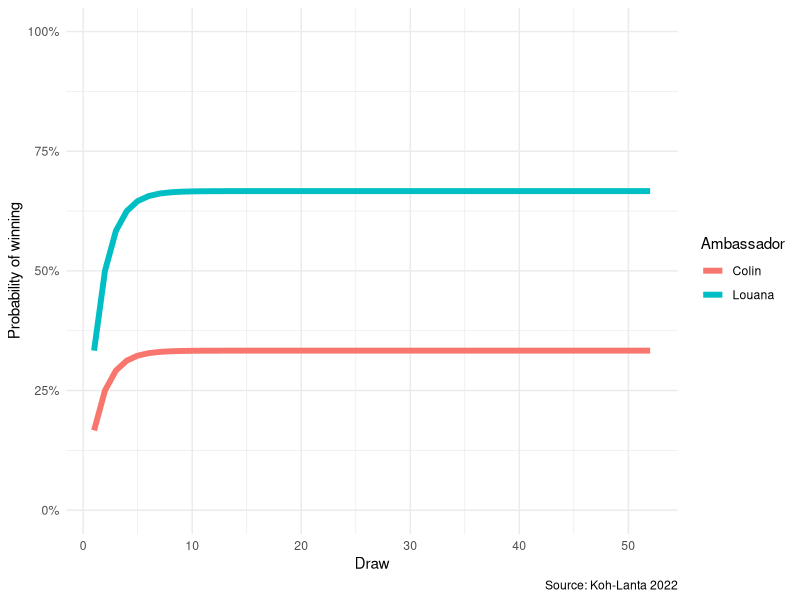
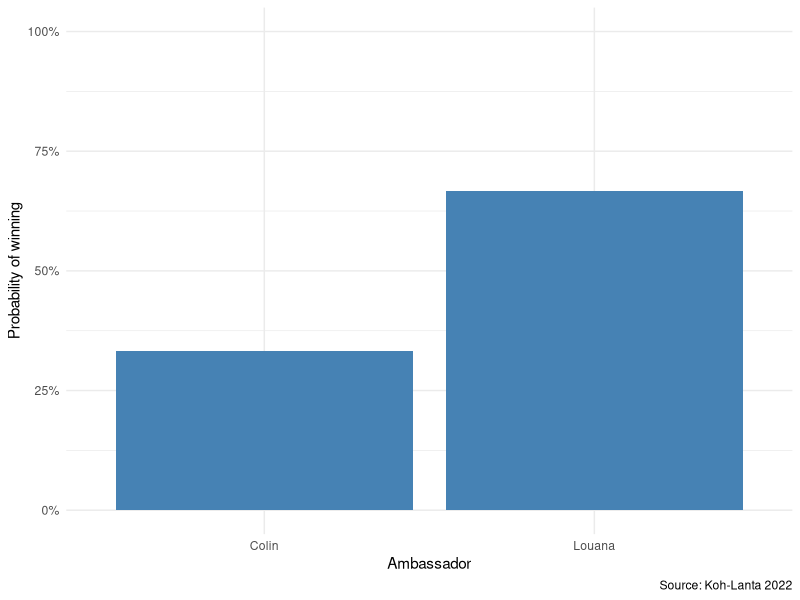

These figures' R source, in order:
## ---- chunk 1
knitr::opts_chunk$set(
  fig.align = "center",
  out.width = "100%",
  tidy = "styler",
  warning = FALSE,
  message = FALSE
)

set.seed(42)
## ---- chunk 2
p_c <- 1/3
p_l <- 1/2
q_c <- (1 - p_c)
q_l <- (1 - p_l)
## ---- chunk 3
# Louana winning on first draw
l_win <- q_c * p_l
l_win
## ---- chunk 4
# Colin winning on first draw
c_win <- q_l * p_c
c_win
## ---- chunk 5
# Louana winning on second draw
tie <- (p_c * p_l) + (q_c * q_l)

l_win2 <- tie * l_win
l_win2

# Colin winning on second draw
c_win2 <- tie * c_win
c_win2
## ---- chunk 6
# Louana winning on third draw
l_win3 <- (tie^2) * l_win
l_win3

# Colin winning on third draw
c_win3 <- (tie^2) * c_win
c_win3
## ---- chunk 7
# Louana winning on draw 1, 2 or 3
l_win_tot <- l_win + l_win2 + l_win3
l_win_tot

# Colin winning on draw 1, 2 or 3
c_win_tot <- c_win + c_win2 + c_win3
c_win_tot
## ---- chunk 8
# Louana winning
l_win_tot <- ((tie^0) * l_win) +
  ((tie^1) * l_win) +
  ((tie^2) * l_win) +
  ((tie^3) * l_win) +
  ((tie^4) * l_win)

l_win_tot

# Colin winning
c_win_tot <- ((tie^0) * c_win) +
  ((tie^1) * c_win) +
  ((tie^2) * c_win) +
  ((tie^3) * c_win) +
  ((tie^4) * c_win)

c_win_tot
## ---- chunk 9
n_draws <- 100 # number of draws
l_win_tot <- c() # set empty vector

for (i in 1:n_draws) {
  l_win_tot[i] <- ((tie^(i - 1)) * l_win) # prob of Louana winning up to n_draws
  print(paste0("Draw ", i, ": ", sum(l_win_tot))) # print sum of winning up to n_draws
}
## ---- chunk 10
n_draws <- 9999 # initial number of draws, set intentionally to a high number
p_tie <- c() # set empty vector for prob of ties
l_win_tot <- c() # set empty vector for prob of Louana winning

# find number of necessary draws:
for (i in 1:n_draws) {
  p_tie[i] <- tie^i # prob of tie for each draw
  limit_ndraws <- sum(p_tie > 2.2e-16) # number of necessary draws
}

# compute Louana winning probabilities with the smallest number of necessary draws
for (i in 1:limit_ndraws) {
  l_win_tot[i] <- ((tie^(i - 1)) * l_win) # prob of Louana winning up to limited number of draws
  print(paste0("Draw ", i, ": ", sum(l_win_tot))) # sum of winning up to limited number of draws
}
## ---- chunk 11
sum(l_win_tot)
## ---- chunk 12
c_win_tot <- 1 - sum(l_win_tot)
c_win_tot
## ---- chunk 13
c_win_tot <- c() # set empty vector for prob of Colin winning

# compute Colin winning probabilities with the smallest number of necessary draws
for (i in 1:limit_ndraws) {
  c_win_tot[i] <- ((tie^(i - 1)) * c_win) # prob of Colin winning
  print(paste0("Draw ", i, ": ", sum(c_win_tot))) # print sum of winning
}
## ---- chunk 14
dat <- data.frame(Draw = rep(1:limit_ndraws, 2),
                  Probability = c(cumsum(l_win_tot), cumsum(c_win_tot)),
                  Ambassador = c(rep("Louana", limit_ndraws), rep("Colin", limit_ndraws))
                  )
## ---- chunk 15
# load package
library(ggplot2)

# plot
ggplot(dat) +
  aes(x = Draw, y = Probability, colour = Ambassador) +
  geom_line(linewidth = 2L) +
  labs(y = "Probability of winning",
       caption = "Source: Koh-Lanta 2022") +
  scale_y_continuous(labels = scales::percent_format(accuracy = 1), limits = c(0,1)) +
  theme_minimal()
## ---- chunk 16
# create dataset
dat_barplot <- data.frame(Ambassador = c("Louana", "Colin"), 
                          Probability=c(sum(l_win_tot), sum(c_win_tot))
                          )

# plot
ggplot(data=dat_barplot, aes(x=Ambassador, y=Probability)) +
  geom_bar(stat="identity", fill = "steelblue") +
  labs(y = "Probability of winning",
       caption = "Source: Koh-Lanta 2022") +
  scale_y_continuous(labels = scales::percent_format(accuracy = 1), limits = c(0,1)) +
  theme_minimal()
## ---- chunk 17
ambassadors_game <- function(p_a, p_b, n_draws = 9999) {
  
  q_a <- (1 - p_a)
  q_b <- (1 - p_b)
  
  a_win <- q_b * p_a
  b_win <- q_a * p_b
  
  tie <- (p_a * p_b) + (q_a * q_b)

  p_tie <- c() # set empty vector for prob of ties
  a_win_tot <- c() # set empty vector for prob of A winning
  b_win_tot <- c() # set empty vector for prob of B winning

# find number of necessary draws:
for (i in 1:n_draws) {
  p_tie[i] <- tie^i # prob of tie for each draw
  limit_ndraws <- sum(p_tie > 2.2e-16) # number of necessary draws
}

# compute A and B winning probabilities with the smallest number of necessary draws:
for (i in 1:limit_ndraws) {
  a_win_tot[i] <- ((tie^(i - 1)) * a_win) # prob of A winning up to limited number of draws
  b_win_tot[i] <- ((tie^(i - 1)) * b_win) # prob of B winning up to limited number of draws
}
  
  # save P(A), P(B) and number of necessary draws:
  res <- list("p_a" = sum(a_win_tot),
              "p_b" = sum(b_win_tot),
              "ndraws" = limit_ndraws)
  # print results:
  return(res)
}
## ---- chunk 18
ambassadors_game(p_a = 1/2,
                 p_b = 1/2)
## ---- chunk 19
# first draw only
ambassadors_game(p_a = 1/2,
                 p_b = 1/3,
                 n_draws = 1)
## ---- chunk 20
# up to 3 draws
ambassadors_game(p_a = 1/2,
                 p_b = 1/3,
                 n_draws = 3)

# up to 5 draws
ambassadors_game(p_a = 1/2,
                 p_b = 1/3,
                 n_draws = 5)
## ---- chunk 21
# Koh-Lanta 2022 situation
out <- ambassadors_game(p_a = 1/2,
                 p_b = 1/3)

out
## ---- chunk 22
# prob ambassador A
out$p_a

# prob ambassador B
out$p_b
